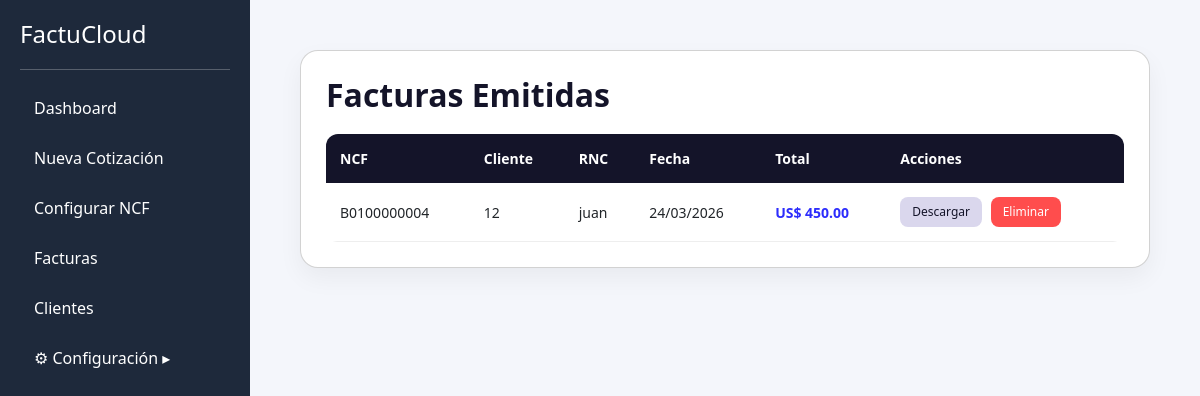
Page /facturas (signed in) on the earlier database version.
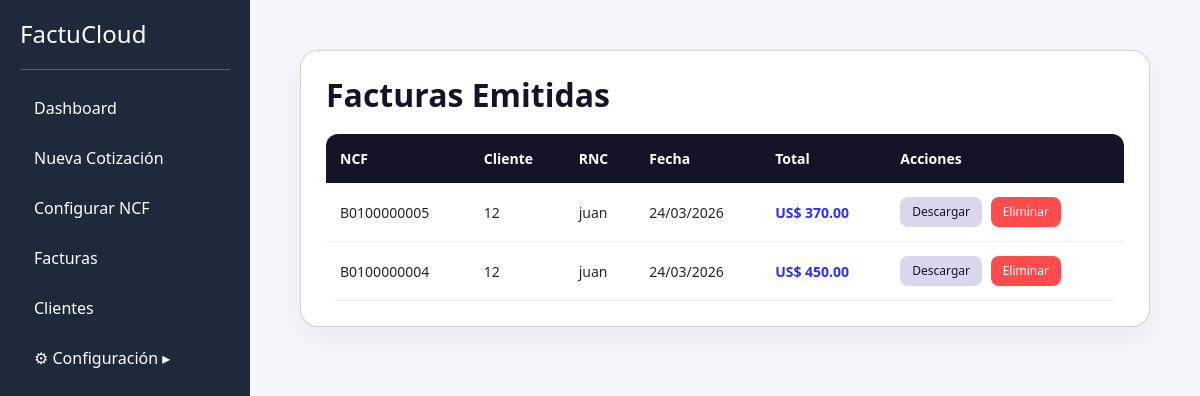
Same page on the later database version.
### tables this page shows
CREATE TABLE facturas (
        id INTEGER PRIMARY KEY AUTOINCREMENT,
        ncf TEXT,
        rnc TEXT,
        cliente TEXT,
        fecha TEXT,
        subtotal REAL,
        itbis REAL,
        total REAL,
        cotizacion_id INTEGER
    );

### app.py (the view)
@app.route("/facturas")
def facturas():
    if "usuario" not in session:
        return redirect(url_for("login"))
    conn = get_db()
    facturas = conn.execute("""
    SELECT * FROM facturas
    ORDER BY id DESC
    """).fetchall()
    conn.close()
    return render_template(
        "facturas.html",
        facturas=facturas
    )

### app.py (called while the page is built)
def get_db():
    conn = sqlite3.connect("database.db")
    conn.row_factory = sqlite3.Row
    return conn

### templates/facturas.html (shortened to what this page needs)
{% extends "base.html" %}
{% block content %}
<div class="card">
    <h2>Facturas Emitidas</h2>
    <table class="tabla-facturas">
        <thead>
            <tr>
                <th>NCF</th>
                <th>Cliente</th>
                <th>RNC</th>
                <th>Fecha</th>
                <th>Total</th>
                <th>Acciones</th>
            </tr>
        </thead>
        <tbody>
        {% for factura in facturas %}
            <tr>
                <td>{{ factura[1] }}</td>
                <td>{{ factura[2] }}</td>
                <td>{{ factura[3] }}</td>
                <td>{{ factura[4] }}</td>
                <td>US$ {{ "{:,.2f}".format(factura[5]) }}</td>
                <td>
                    <a class="btn-primary" href="/descargar_factura/{{ factura[0] }}">
                        Descargar
                    </a>
                    <a class="btn-danger" href="/eliminar_factura/{{ factura[0] }}">
                        Eliminar
                    </a>
                </td>
            </tr>
        {% endfor %}
        </tbody>
    </table>
</div>
{% endblock %}

Differences in the rows shown:
added facturas: ncf "B0100000005", rnc "12", cliente "juan", fecha "24/03/2026", subtotal "370.00"
